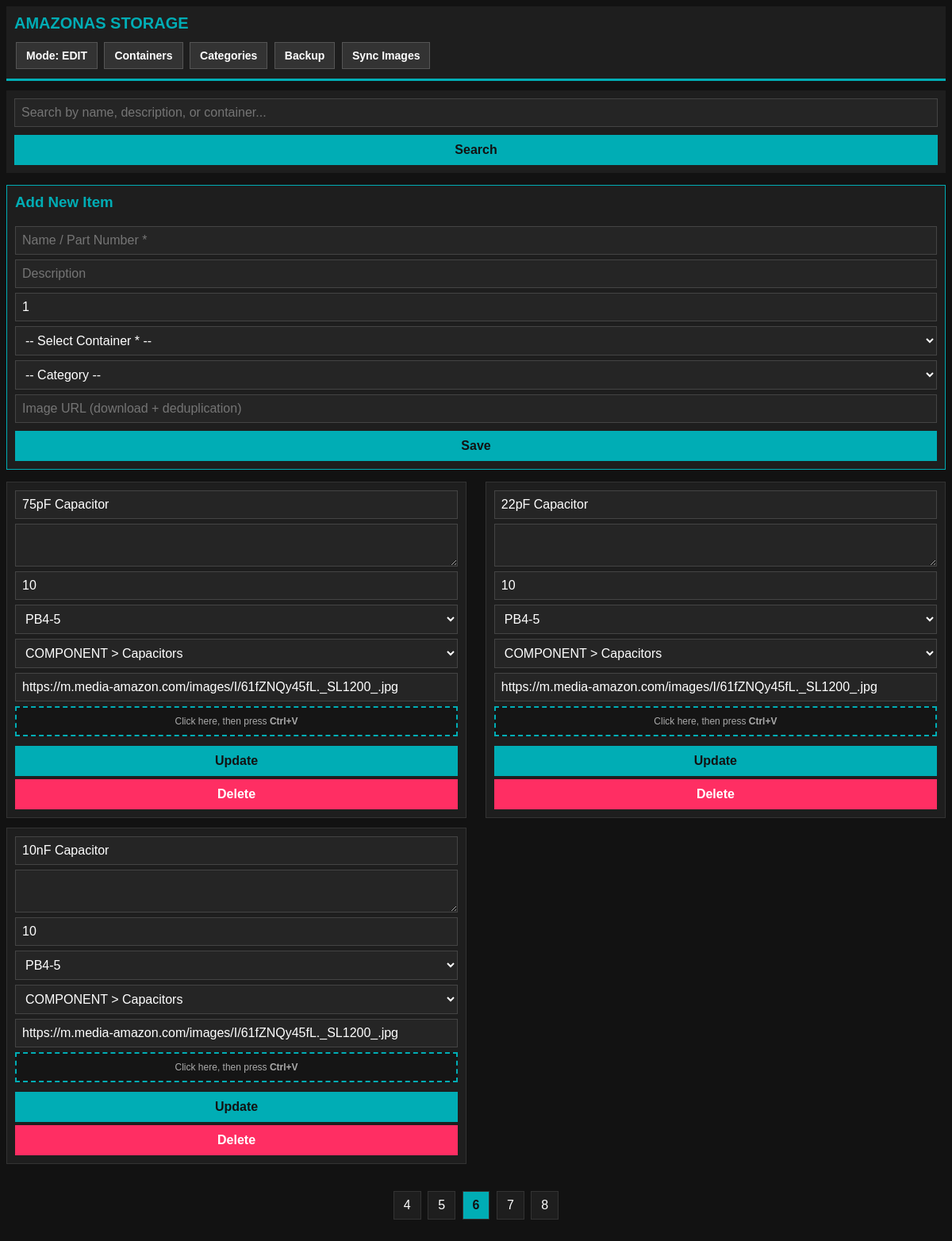
/?page=6, run on an earlier commit of the app's database.
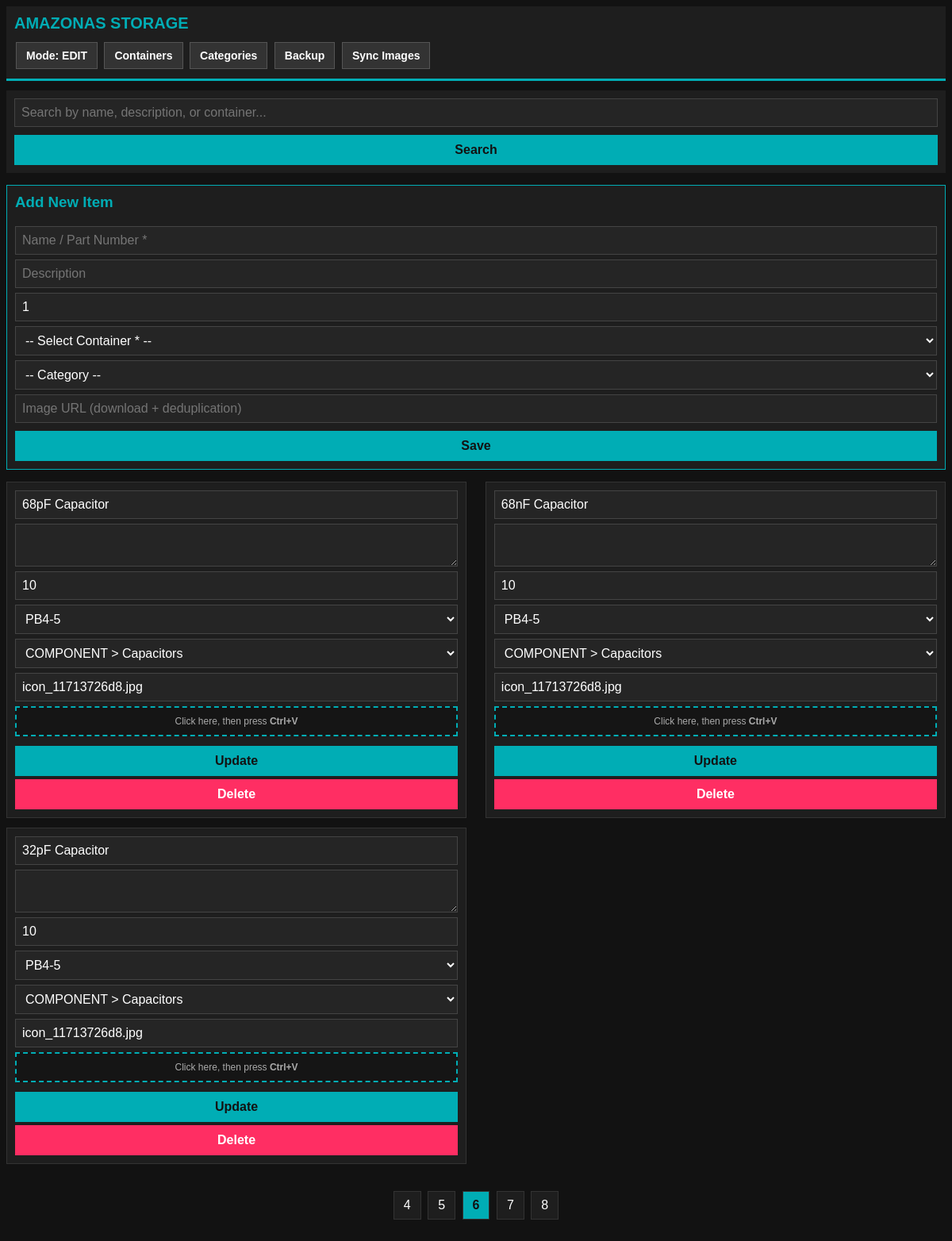
And on a later commit of the database.
### tables this page shows
CREATE TABLE items (
            id INTEGER PRIMARY KEY AUTOINCREMENT,
            name TEXT NOT NULL,
            description TEXT,
            quantity INTEGER DEFAULT 1,
            container_id TEXT NOT NULL, category_id INTEGER, image_url TEXT, datasheet_url TEXT,
            FOREIGN KEY (container_id) REFERENCES containers (id)
        );

CREATE TABLE containers (
            id TEXT PRIMARY KEY,
            type_code TEXT NOT NULL,
            main_num INTEGER NOT NULL,
            sub_num INTEGER,
            description TEXT
        );

CREATE TABLE categories (
            id INTEGER PRIMARY KEY AUTOINCREMENT,
            name TEXT NOT NULL,
            parent_id INTEGER,
            FOREIGN KEY (parent_id) REFERENCES categories (id) ON DELETE CASCADE
        );

### app.py (the view)
@app.get("/", response_class=HTMLResponse)
async def index(request: Request, q: Optional[str] = None, page: int = Query(1, ge=1)):
    search_query = (q or "").strip()
    config = load_config()
    current_mode = config.get("mode", "inventory")
    items_per_page = 20 if search_query else (3 if current_mode == "edit" else 20)
    db = db_module.get_db()
    base_query = """
        FROM items i
        LEFT JOIN categories c ON i.category_id = c.id
        LEFT JOIN categories p ON c.parent_id = p.id
    """
    where_clause = ""
    params = []
    if search_query:
        where_clause = """ WHERE i.name LIKE ? OR i.description LIKE ? OR i.container_id LIKE ?
                           OR c.name LIKE ? OR p.name LIKE ? """
        params = [f"%{search_query}%"] * 5
    total_found = db.execute(f"SELECT COUNT(*) {base_query} {where_clause}", params).fetchone()[0]
    total_pages = max(1, math.ceil(total_found / items_per_page))
    if page > total_pages:
        page = total_pages
    offset = (page - 1) * items_per_page
    select_query = f"""
        SELECT i.*, c.name as category_name, p.name as parent_category_name
        {base_query} {where_clause}
        ORDER BY i.id DESC
        LIMIT ? OFFSET ?
    """
    items = db.execute(select_query, params + [items_per_page, offset]).fetchall()
    containers = db.execute("SELECT * FROM containers ORDER BY type_code ASC, main_num ASC, sub_num ASC").fetchall()
    subcategories = db.execute("""
        SELECT c.id, c.name, p.name as parent_name
        FROM categories c
        JOIN categories p ON c.parent_id = p.id
        ORDER BY p.name ASC, c.name ASC
    """).fetchall()
    total_items = db.execute("SELECT COUNT(*) FROM items").fetchone()[0]
    total_containers = db.execute("SELECT COUNT(*) FROM containers").fetchone()[0]
    db.close()
    start_p = max(1, page - 2)
    end_p = min(total_pages, page + 2)
    page_range = list(range(start_p, end_p + 1))
    return templates.TemplateResponse(
        request=request,
        name="index.html",
        context={
            "items": items,
            "containers": containers,
            "subcategories": subcategories,
            "search_query": search_query,
            "total_items": total_items,
            "total_containers": total_containers,
            "mode": current_mode,
            "current_page": page,
            "total_pages": total_pages,
            "page_range": page_range
        }
    )

### templates/index.html (shortened to what this page needs)
<!DOCTYPE html PUBLIC "-//W3C//DTD HTML 4.01 Transitional//EN" "http://www.w3.org/TR/html4/loose.dtd">
<html>
<head>
</head>
<body>
    <div class="header">
        <h1>AMAZONAS STORAGE</h1>
        <div>
            <a href="/toggle-mode" class="nav-btn">Mode: {{ mode.upper() }}</a>
            <a href="/containers" class="nav-btn">Containers</a>
            <a href="/categories" class="nav-btn">Categories</a>
            <a href="/backup" class="nav-btn">Backup</a>
            <a href="/sync-images" class="nav-btn">Sync Images</a>
        </div>
    </div>
    <div class="search-box">
        <form method="get" action="/">
            <input type="text" name="q" value="{{ search_query }}" placeholder="Search by name, description, or container...">
            <button type="submit" class="btn">Search</button>
        </form>
    </div>
    {% if mode == 'edit' %}
    <div style="background-color: #1e1e1e; padding: 10px; margin-bottom: 15px; border: 1px solid #00adb5;">
        <h3 style="margin-top:0; color:#00adb5;">Add New Item</h3>
        <form method="post" action="/add-item">
            <input type="text" name="name" placeholder="Name / Part Number *" required>
            <input type="text" name="description" placeholder="Description">
            <input type="number" name="quantity" value="1" placeholder="Quantity">
            <select name="container_id" required>
                <option value="">-- Select Container * --</option>
            </select>
            <select name="category_id">
                <option value="">-- Category --</option>
            </select>
            <input type="text" name="image_url" placeholder="Image URL (download + deduplication)">
            <button type="submit" class="btn">Save</button>
        </form>
    </div>
    {% endif %}
    <div class="card-container clearfix">
        {% for item in items %}
            <div class="card" id="card-{{ item.id }}">
                {% if mode == 'edit' %}
                    <form method="post" action="/edit-item/{{ item.id }}">
                        <input type="text" name="name" value="{{ item.name }}" required>
                        <textarea name="description" rows="2">{{ item.description or '' }}</textarea>
                        <input type="number" name="quantity" value="{{ item.quantity }}">
                        <select name="container_id">
                            {% for c in containers %}
                                <option value="{{ c.id }}" {% if c.id == item.container_id %}selected{% endif %}>{{ c.id }}</option>
                            {% endfor %}
                        </select>
                        <select name="category_id">
                            {% for cat in subcategories %}
                                <option value="{{ cat.id }}" {% if cat.id == item.category_id %}selected{% endif %}>{{ cat.parent_name }} > {{ cat.name }}</option>
                            {% endfor %}
                        </select>
                        <input type="text" id="img-input-{{ item.id }}" name="image_url" value="{{ item.image_url or '' }}" placeholder="Image URL / Filename">
                        <div class="paste-area" onclick="setActivePaste({{ item.id }})" id="paste-zone-{{ item.id }}">
                            Click here, then press <strong>Ctrl+V</strong>
                        </div>
                        <button type="submit" class="btn">Update</button>
                        <button type="submit" formaction="/delete-item/{{ item.id }}" class="btn btn-danger" onclick="return confirm('Delete item?')">Delete</button>
                    </form>
                {% endif %}
            </div>
        {% else %}
            <p style="text-align: center; color: #888;">No results found.</p>
        {% endfor %}
    </div>
    {% if total_pages > 1 %}
    <div class="pagination">
        {% for p in page_range %}
            <a href="/?page={{ p }}{% if search_query %}&q={{ search_query }}{% endif %}" class="{% if p == current_page %}active{% endif %}">{{ p }}</a>
        {% endfor %}
    </div>
    {% endif %}
</body>
</html>

What changed in the data, as far as the page shows it:
no longer on this page (row edited): items: name "75pF Capacitor", quantity "10", container_id "PB4-5", category_id "COMPONENT > Capacitors", image_url "https://m.media-amazon.com/images/I/61fZNQy45fL._SL1200_.jpg"
no longer on this page (row edited): items: name "22pF Capacitor", quantity "10", container_id "PB4-5", category_id "COMPONENT > Capacitors", image_url "https://m.media-amazon.com/images/I/61fZNQy45fL._SL1200_.jpg"
no longer on this page (row edited): items: name "10nF Capacitor", quantity "10", container_id "PB4-5", category_id "COMPONENT > Capacitors", image_url "https://m.media-amazon.com/images/I/61fZNQy45fL._SL1200_.jpg"
now on this page (row edited): items: name "68pF Capacitor", quantity "10", container_id "PB4-5", category_id "COMPONENT > Capacitors", image_url "icon_11713726d8.jpg"
now on this page (row edited): items: name "68nF Capacitor", quantity "10", container_id "PB4-5", category_id "COMPONENT > Capacitors", image_url "icon_11713726d8.jpg"
now on this page (row edited): items: name "32pF Capacitor", quantity "10", container_id "PB4-5", category_id "COMPONENT > Capacitors", image_url "icon_11713726d8.jpg"
